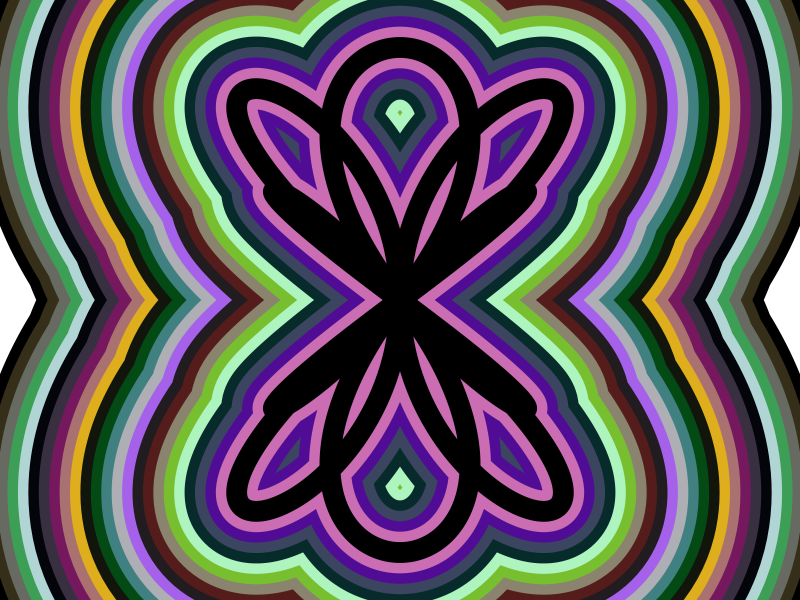

Here is the R script that generated this plot:
png("times_10pow_art.png",500,300)

widths = seq(500,20,-20)
n = length(widths)
hues = seq(0,3,length.out=n)%%1
sats = seq(0,13,length.out=n)%%1
vals = seq(0,5,length.out=n)%%1

par(mar=c(0,0,0,0))
plot(0,0,"n",axes=F,ann=F,xlim=c(-2.2,2.2),ylim=c(-2.2,2.2))

for(i in 1:length(widths)){
    th = seq(0,2*pi,pi/1080)
    x = sin(th*4)*sin(th*5)
    y = sin(th*3)+sin(th*7)
    lines(x,y,lwd=widths[i],col=hsv(hues[i],sats[i],vals[i]))
}

dev.off()


